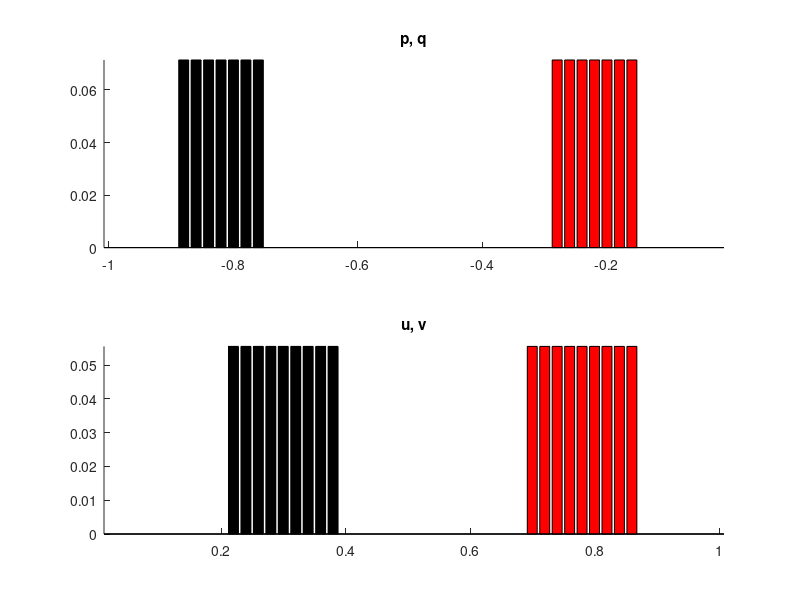

The MATLAB source for this figure: (Note: this script raises an error after producing the figure.)
%% Two toll with one separating masses: every time interval is [0,1]

%% Two tolls with one separating masses

%% We consider the OMT problem with two tolls but with one separating mass, 
% which says that....


%% Define p,q,u,v and 
clear all
clc

% we use the uniform distribution for the sake of simplification:
n1 = 50;  % (not exceed 1000)
n2 = 50;  % (not exceed 1000)

x = (0:n1-1)'/n1-1; % x \in [-1,0]
y = (1:n2)'/n2;     % y \in [ 0,1]

% Useful functions 
normalize = @(a)(0.5)*a/sum(a(:));  % Normalization function 


% Generate Dirac
p = zeros(size(x));
p((n1/5-3):(n1/5+3)) = 2;      % 'p'

q = zeros(size(x));
q((n1*4/5-3):(n1*4/5+3)) = 2;  % 'q'

v = zeros(size(y));
v((n2/2+10):(n2/2+18)) = 2;      % 'Dirac 2'

u = zeros(size(y));
u((n2/2-14):(n2/2-6)) = 2;      % 'Dirac 2'

p = normalize(p);
q = normalize(q);
u = normalize(u);
v = normalize(v);

%%
% Plot the two distributions p and q
figure(1)
subplot(2,1,1);
hold on
bar(x, p,'k'); 
bar(x, q,'r');
hold off
axis tight;
title('p, q')
subplot(2,1,2);
hold on
bar(y, u, 'k'); 
bar(y, v, 'r');
hold off
axis tight;
title('u, v')


%% Define the time t_{i} \in [0, T] (tk):
% Discretization of the time mariginal by nt (not exceed 500)
nt1 = 50;
nt2 = 50;
nt = 50; 
% Be careful with nt1, nt2, nt, dimension need to be matched nt = 2*nt1 =2*nt2 

% Define the time interval [0,T], notice that T is not neccesary to be 1.
T = 1;
t1 = T*(1-0.01:nt1-0.01)'/nt1;
t2 = T*(1-0.015:nt2-0.015)'/nt2;
t = T*(0+0.01:nt-0.01)'/nt;

%% Define the weighted cost function C(x,y,t):
% C(x,y,t) = C_{ijk} = (x_i)^2./t_k + (y_i)^2/(T - t_k)
% Compute the 3-dimensional Cost matrix
[X,Y,T1,T2] = ndgrid(x,y,t1,t2);

Cpq = (X+0.5).^2./T1 + (Y).^2./(T-T2);
Ctt = (0.5).^2./(T2-T1);

Ctt(Ctt<=0) = 10e4;
C1= Cpq+Ctt;

C1(C1==Inf) = 10e4;
C1(isnan(C1)) = 0;

[X,Y,tk] = meshgrid(x,y,t);
C2 = X.^2./tk + Y.^2./(T-tk);


%% CVX solver 
% The CVX solver: MOSEK needs to be installed. 
% The sum function in the CVX package do not support high dimension summation
% The capacity constraint should be larger than 1: cap*T/nt>1

% Define the capacity 
cap1 = 1.2;
cap2 = 1.2;
capacity1 = cap1*T/nt1;
capacity2 = cap2*T/nt;

cvx_begin
cvx_solver mosek
cvx_precision best  % Options: low, medium, default, high, best
    variable Pi1(n1,n2,nt1,nt2)
    variable Pi2(n1,n2,nt)
    variable rk1(nt1)
    variable rk2(nt)
    minimize( sum( squeeze(sum(sum(sum(C1.*Pi1)))) )+ sum( squeeze(sum(sum(C2.*Pi2))) ) )
    subject to  
    % 1.Marginal constraints on x coordinate Pi1
      squeeze( sum(sum(sum(permute(Pi1,[2,3,4,1])))) ) == p;
    % 2.Marginal constraints on y coordinate Pi1 
      squeeze( sum(sum(sum(permute(Pi1,[3,4,1,2])))) ) == u;
    % 3.Marginal constraints on x coordinate Pi2
      squeeze(sum(sum(permute(Pi2,[2,3,1])))) == q;
    % 4.Marginal constraints on y coordinate Pi2       
      squeeze(sum(sum(permute(Pi2,[3,1,2])))) == v;         
    % 5.Marinigal on t1-coordinate
      squeeze( sum(sum(sum(permute(Pi1,[4,1,2,3])))) ) == rk1; 
      
    % 6.Marinigal on t2-coordinate
      squeeze( sum(sum(sum(Pi1)))) + squeeze(sum(sum(Pi2))) == rk2; 
    % 7.Element-wise lower bound for \Pi
      Pi1 >= 0;
      Pi2 >= 0;
    % 8.Capacity/Toll constraints
       %0 <= rk1 <= capacity1;    % r1_{k} with upperbound,
       %0 <= rk2 <= capacity2;    % r2_{k} with upperbound,
       0 <= rk1;                  % r1_{k} without upperbound.
       0 <= rk2;                  % r2_{k} without upperbound.      
cvx_end



%% Constraints and Marginals checking
fprintf('Constraints deviation (should be 0):'); 
sum( squeeze( sum(sum(sum(permute(Pi1,[2,3,4,1])))) ) - p )
sum( squeeze( sum(sum(sum(permute(Pi1,[3,4,1,2])))) ) - u )
sum( squeeze( sum(sum(sum(permute(Pi1,[4,1,2,3])))) )- rk1 )

sum( squeeze(sum(sum(permute(Pi2,[2,3,1])))) - p )
sum( squeeze(sum(sum(permute(Pi2,[3,1,2])))) - u )

% Show that t marginal is a prbability measure
fprintf('Time marginals probability vector check (should be 1/2):'); 
sum(rk1)
fprintf('Time marginals probability vector check (should be 1 ):'); 
sum(rk2)


%% testing t-marginals

figure()
subplot(2,1,1);
bar(t1,rk1,'k');
title('r1_{t}')
subplot(2,1,2);
bar(t,rk2,'k');
title('r2_{t}')


%% Generate new coordinates for 3D plot
xx = x;
xy = zeros(size(xx));
xp = [xx,xy,p];
xq = [xx,xy,q];
yy = y;
yx= ones(size(yy));
yu = [yy,yx,u];
yv = [yy,yx,v];
toll_1_loc = -0.5;
toll_2_loc = 0;
ty1 = t1;
tx1 = (toll_1_loc).*ones(size(ty1));
ty2 = t2;
tx2 = (toll_2_loc).*ones(size(ty2));
ty =  t;
tx = (toll_2_loc).*ones(size(ty));
rk21 = squeeze( sum(sum(sum(Pi1))) );
rk22 = squeeze(sum(sum(Pi2)));

%% Grey and Pink trajectory plot
pt1Coupling = squeeze(sum(Pi1,[2,4]));
ut2Coupling = squeeze(sum(Pi1,[1,3]));
tollCoupling = squeeze(sum(Pi1,[1,2]));

qtCoupling = squeeze(sum(Pi2,2));
vtCoupling = squeeze(sum(Pi2,1));

figure()
p1 = plot3(xx,xy,p,'LineWidth',2,'Color','k');
hold on
p2 = plot3(yy,yx,u,'LineWidth',2,'Color','k');
p3 = plot3(xx,xy,q,'LineWidth',2,'Color','#A2142F');
p4 = plot3(yy,yx,v,'LineWidth',2,'Color','#A2142F');

toll_1 = plot3(tx1,ty1,rk1,'LineWidth',2,'Color','k');
toll_21 = plot3(tx2,ty2,rk21,'LineWidth',2,'Color','k');
toll_22 = plot3(tx,ty,rk22,'LineWidth',2,'Color','#A2142F');


% pt Coupling (order fixed):
[Ipt,Jp,~] = find(pt1Coupling);
for ipt=1:length(Ipt)
    pt_assignement = plot([xp(Ipt(ipt),1),tx1(Jp(ipt))],[xp(Ipt(ipt),2),ty1(Jp(ipt))],'LineWidth',3,'Color',[0.6 0.6 0.6]);
end

% ut Coupling (order fixed):
[Iut,Jut,~] = find(ut2Coupling);
for iut=1:length(Iut)
    ut_assignement = plot([yu(Iut(iut),1),tx2(Jut(iut))],[yu(Iut(iut),2),ty2(Jut(iut))],'LineWidth',3,'Color',[0.6 0.6 0.6]);
end

% tolls Coupling (order fixed):
[Itt,Jtt,~] = find(tollCoupling);
for itt=1:length(Itt)
    tt_assignement = plot([tx1(Itt(itt)),tx2(Jtt(itt))],[ty1(Itt(itt)),ty2(Jtt(itt))],'LineWidth',3,'Color',[0.6 0.6 0.6]);
end

% qt Coupling
[Iqt,Jqt,~] = find(qtCoupling);
for iqt=1:length(Iqt)
    qt_assignement = plot([xq(Iqt(iqt),1),tx(Jqt(iqt))],[xq(Iqt(iqt),2),ty(Jqt(iqt))],'LineWidth',3,'Color','#FFCCCB');
end

% vt Coupling (order fixed):
[Ivt,Jvt,~] = find(vtCoupling);
for ivt=1:length(Ivt)
    vt_assignement = plot([yv(Ivt(ivt),1),tx(Jvt(ivt))],[yv(Ivt(ivt),2),ty(Jvt(ivt))],'LineWidth',3,'Color','#FFCCCB');
end



hold off
xlabel('Space','FontSize',14)
ylabel('Time','FontSize',14)
zlabel('Density','FontSize',14)
view([-4 41])